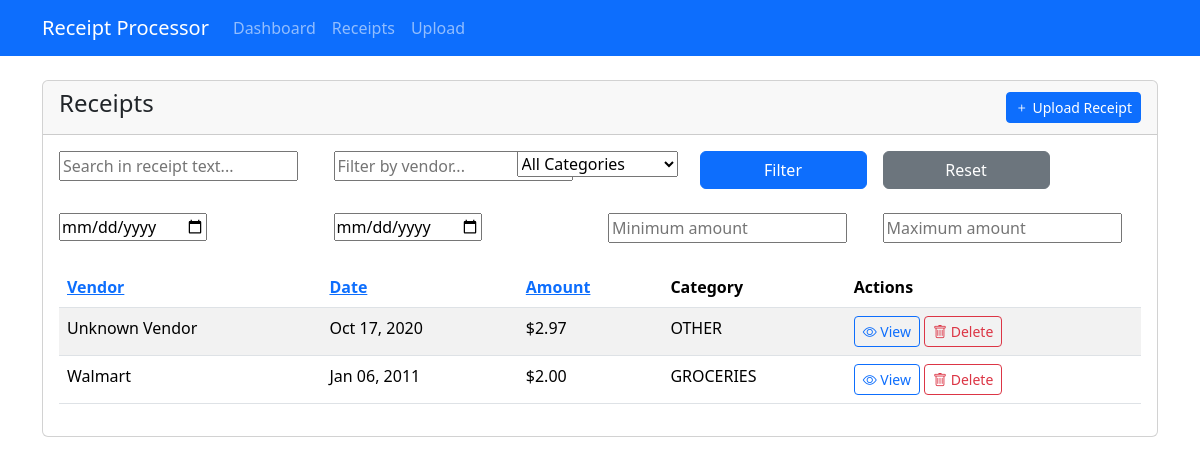
Before: /receipts/ with the older database file.
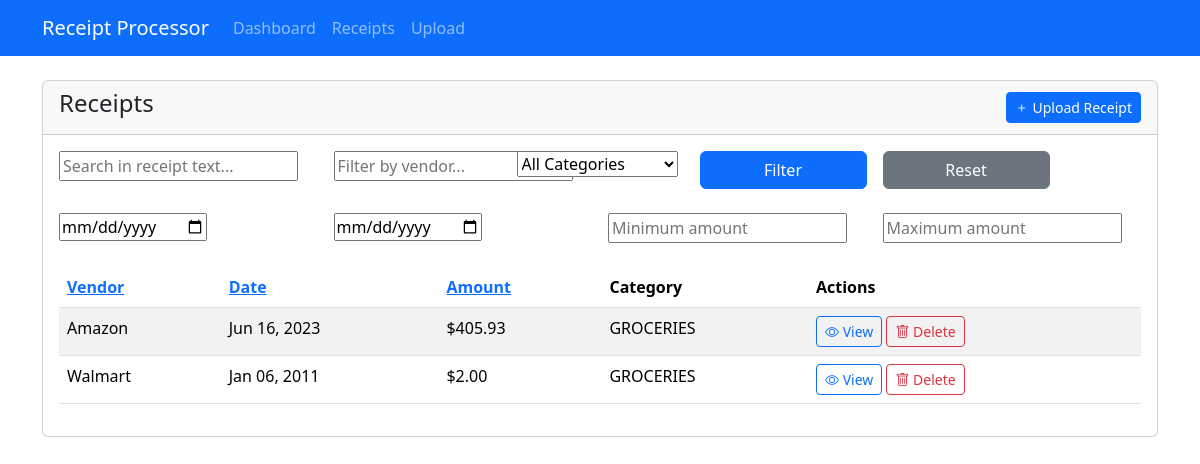
After: the same page with the newer database file.
### receipts/models.py (models this page shows, shortened)
class Receipt(models.Model):
    file = models.FileField(
        upload_to='receipts/',
        validators=[FileExtensionValidator(allowed_extensions=['pdf', 'png', 'jpg', 'jpeg', 'txt'])]
    )
    vendor = models.CharField(max_length=255)
    transaction_date = models.DateField()
    amount = models.DecimalField(max_digits=10, decimal_places=2)
    category = models.CharField(max_length=50, choices=Category.choices(), default=Category.OTHER.value)
    extracted_text = models.TextField(blank=True)
    created_at = models.DateTimeField(default=timezone.now)
    updated_at = models.DateTimeField(auto_now=True)
    is_deleted = models.BooleanField(default=False)  # Soft delete field
    class Meta:
        ordering = ['-transaction_date']
        indexes = [
            models.Index(fields=['vendor']),
            models.Index(fields=['transaction_date']),
            models.Index(fields=['amount']),
            models.Index(fields=['category']),
            models.Index(fields=['is_deleted']),
        ]
    def delete(self, *args, **kwargs):
        """Override delete to handle file deletion"""
        if self.file:
            self.file.delete(save=False)
        super().delete(*args, **kwargs)

### receipts/views.py (the view)
# urls.py: path('receipts/', views.ReceiptListView.as_view(), name='receipt_list'),
class ReceiptListView(ListView):
    model = Receipt
    template_name = 'receipts/receipt_list.html'
    context_object_name = 'receipts'
    paginate_by = 10
    def get_queryset(self):
        queryset = Receipt.objects.filter(is_deleted=False)
        form = ReceiptSearchForm(self.request.GET)
        if form.is_valid():
            vendor = form.cleaned_data.get('vendor')
            start_date = form.cleaned_data.get('start_date')
            end_date = form.cleaned_data.get('end_date')
            min_amount = form.cleaned_data.get('min_amount')
            max_amount = form.cleaned_data.get('max_amount')
            category = form.cleaned_data.get('category')
            search_query = form.cleaned_data.get('search_query')
            queryset = ReceiptService.search_receipts(
                query=search_query,
                vendor=vendor,
                start_date=start_date,
                end_date=end_date,
                min_amount=min_amount,
                max_amount=max_amount,
                category=category
            )
        sort_by = self.request.GET.get('sort_by', '-transaction_date')
        if sort_by in ['vendor', 'transaction_date', 'amount', 'category']:
            queryset = queryset.order_by(sort_by)
        return queryset
    def get_context_data(self, **kwargs):
        context = super().get_context_data(**kwargs)
        context['search_form'] = ReceiptSearchForm(self.request.GET)
        context['sort_by'] = self.request.GET.get('sort_by', '-transaction_date')
        receipts = self.get_queryset()
        context['stats'] = ReceiptService.get_receipt_stats(receipts)
        return context

### receipts/forms.py (called while the page is built)
    def clean(self):
        cleaned_data = super().clean()
        start_date = cleaned_data.get('start_date')
        end_date = cleaned_data.get('end_date')
        if start_date and end_date and start_date > end_date:
            raise forms.ValidationError("End date must be after start date.")
        min_amount = cleaned_data.get('min_amount')
        max_amount = cleaned_data.get('max_amount')
        if min_amount and max_amount and min_amount > max_amount:
            raise forms.ValidationError("Max amount must be greater than min amount.")
        return cleaned_data

### receipts/services.py (called while the page is built)
    @staticmethod
    def search_receipts(query=None, vendor=None, start_date=None, end_date=None, min_amount=None, max_amount=None, category=None):
        receipts = Receipt.objects.filter(is_deleted=False)
        if query:
            receipts = receipts.filter(extracted_text__icontains=query)
        if vendor:
            receipts = receipts.filter(vendor__icontains=vendor)
        if start_date:
            receipts = receipts.filter(transaction_date__gte=start_date)
        if end_date:
            receipts = receipts.filter(transaction_date__lte=end_date)
        if min_amount:
            receipts = receipts.filter(amount__gte=min_amount)
        if max_amount:
            receipts = receipts.filter(amount__lte=max_amount)
        if category:
            receipts = receipts.filter(category=category)
        return receipts

    @staticmethod
    def get_receipt_stats(receipts):
        from django.db.models import Sum, Avg, Count
        from django.db.models.functions import TruncMonth
        stats = {
            'total_spend': receipts.aggregate(total=Sum('amount'))['total'] or 0,
            'average_spend': receipts.aggregate(avg=Avg('amount'))['avg'] or 0,
            'count': receipts.count(),
            'top_vendors': receipts.values('vendor').annotate(count=Count('id'), total=Sum('amount')).order_by('-total')[:5],
            'monthly_trends': receipts.annotate(month=TruncMonth('transaction_date')).values('month').annotate(total=Sum('amount')).order_by('month'),
            'category_distribution': receipts.values('category').annotate(count=Count('id'), total=Sum('amount')).order_by('-total')
        }
        return stats

### receipts/templates/receipts/receipt_list.html (shortened to what this page needs)
{% extends "receipts/base.html" %}
{% load humanize %}
{% block content %}
<div class="row">
    <div class="col-md-12">
        <div class="card mb-4">
            <div class="card-header d-flex justify-content-between align-items-center">
                <h4>Receipts</h4>
                <a href="{% url 'receipt_upload' %}" class="btn btn-sm btn-primary">
                    <i class="bi bi-plus"></i> Upload Receipt
                </a>
            </div>
            <div class="card-body">
                <form method="get" class="mb-4">
                    <div class="row g-3">
                        <div class="col-md-3">
                            {{ search_form.search_query }}
                        </div>
                        <div class="col-md-2">
                            {{ search_form.vendor }}
                        </div>
                        <div class="col-md-2">
                            {{ search_form.category }}
                        </div>
                        <div class="col-md-2">
                            <button type="submit" class="btn btn-primary w-100">Filter</button>
                        </div>
                        <div class="col-md-2">
                            <a href="{% url 'receipt_list' %}" class="btn btn-secondary w-100">Reset</a>
                        </div>
                    </div>
                    <div class="row g-3 mt-2">
                        <div class="col-md-3">
                            {{ search_form.start_date }}
                        </div>
                        <div class="col-md-3">
                            {{ search_form.end_date }}
                        </div>
                        <div class="col-md-3">
                            {{ search_form.min_amount }}
                        </div>
                        <div class="col-md-3">
                            {{ search_form.max_amount }}
                        </div>
                    </div>
                </form>
                <div class="table-responsive">
                    <table class="table table-striped table-hover">
                        <thead>
                            <tr>
                                <th>
                                    <a
                                        href="?sort_by=vendor{% if request.GET.sort_by == 'vendor' %}-{% endif %}&{{ request.GET.urlencode }}">
                                        Vendor
                                    </a>
                                </th>
                                <th>
                                    <a
                                        href="?sort_by=transaction_date{% if request.GET.sort_by == 'transaction_date' %}-{% endif %}&{{ request.GET.urlencode }}">
                                        Date
                                    </a>
                                </th>
                                <th>
                                    <a
                                        href="?sort_by=amount{% if request.GET.sort_by == 'amount' %}-{% endif %}&{{ request.GET.urlencode }}">
                                        Amount
                                    </a>
                                </th>
                                <th>Category</th>
                                <th>Actions</th>
                            </tr>
                        </thead>
                        <tbody>
                            {% for receipt in receipts %}
                            <tr>
                                <td>{{ receipt.vendor }}</td>
                                <td>{{ receipt.transaction_date|date:"M d, Y" }}</td>
                                <td>${{ receipt.amount|floatformat:2 }}</td>
                                <td>{{ receipt.get_category_display }}</td>
                                <td>
                                    <a href="{% url 'receipt_detail' receipt.pk %}"
                                        class="btn btn-sm btn-outline-primary">
                                        <i class="bi bi-eye"></i> View
                                    </a>
                                    <button type="button" class="btn btn-sm btn-outline-danger" data-bs-toggle="modal"
                                        data-bs-target="#deleteModal{{ receipt.pk }}">
                                        <i class="bi bi-trash"></i> Delete
                                    </button>
                                </td>
                            </tr>
                            {% empty %}
                            <tr>
                                <td colspan="5" class="text-center">No receipts found.</td>
                            </tr>
                            {% endfor %}
                        </tbody>
                    </table>
                </div>
            </div>
        </div>
    </div>
</div>
{% endblock %}

### receipts/templates/receipts/base.html (shortened to what this page needs)
<!DOCTYPE html>
<html lang="en">
<head>
    <link href="https://cdn.jsdelivr.net/npm/bootstrap@5.3.2/dist/css/bootstrap.min.css" rel="stylesheet">
    <link rel="stylesheet" href="https://cdn.jsdelivr.net/npm/bootstrap-icons@1.11.1/font/bootstrap-icons.css">
</head>
<body>
    <nav class="navbar navbar-expand-lg navbar-dark bg-primary">
        <div class="container">
            <a class="navbar-brand" href="{% url 'dashboard' %}">Receipt Processor</a>
            <div class="collapse navbar-collapse" id="navbarNav">
                <ul class="navbar-nav me-auto">
                    <li class="nav-item">
                        <a class="nav-link" href="{% url 'dashboard' %}">Dashboard</a>
                    </li>
                    <li class="nav-item">
                        <a class="nav-link" href="{% url 'receipt_list' %}">Receipts</a>
                    </li>
                    <li class="nav-item">
                        <a class="nav-link" href="{% url 'receipt_upload' %}">Upload</a>
                    </li>
                </ul>
            </div>
        </div>
    </nav>
    <div class="container mt-4">
        {% block content %}{% endblock %}
    </div>
</body>
</html>

Changed rows visible on the page:
removed Receipt: vendor "Unknown Vendor", transaction_date "Oct 17, 2020", amount "2.97", category "OTHER"
added Receipt: vendor "Amazon", transaction_date "Jun 16, 2023", amount "405.93", category "GROCERIES"
